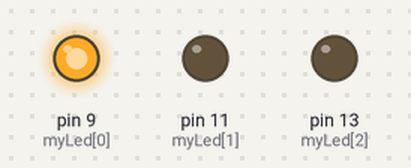
This sketch was run on a simulated Arduino Uno, built with avr-gcc and run on an emulated ATmega328P. On the bench: output pins drawn as LEDs (lit = HIGH).

Above: at 0.2 s.
At 1.15 s:
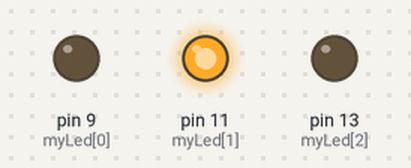
At 1.8 s:
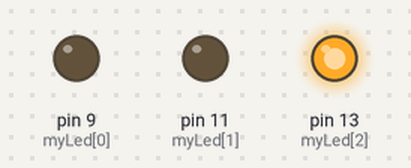
At 4.9 s:
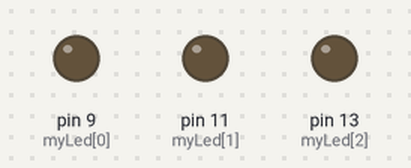
Timing chart, 0 to 6.0 s (numbered marks = the images above):
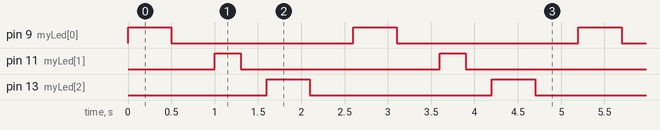

The sketch:

arduino_led_breadbord.ino
```cpp
int myLed[]={9,11,13};
int ledDelay[]={500,300,500};

void setup() {
  for(int i=0; i<3; i++){
pinMode(myLed[i], OUTPUT);
}
}

void loop() {
  for(int i=0; i < 3; i++){
    digitalWrite(myLed[i], HIGH);
    delay(ledDelay[i]);
    digitalWrite(myLed[i], LOW);
    delay(ledDelay[i]);
  }
}
  
```

Measured:
- by itself, pin 9 (myLed[0]), pin 13 (myLed[2]): alternates HIGH for 0.50 s and LOW for 2.1 s
- by itself, pin 11 (myLed[1]): alternates HIGH for 0.30 s and LOW for 2.3 s
- by itself, everything shown: repeats every 2.6 s, in 6 steps
